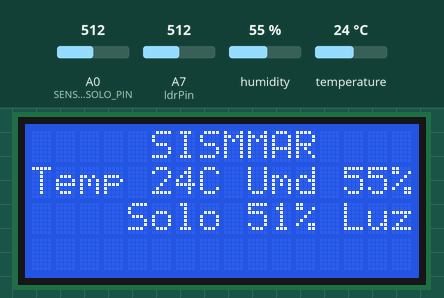
The sketch below on a simulated Arduino Nano, built with avr-gcc and run on an emulated ATmega328P. On the bench: 16×4 character LCD. Inputs (shaded band) come from the test bench; at power-on: humidity 55 %, A0 (SENSOR_SOLO_PIN) = 512, temperature 24 °C, A7 (ldrPin) = 512. What the sketch prints to the serial monitor is not drawn.

Above: at 6.7 s.
6.8 s: humidity set to 22 %
At 13.2 s:
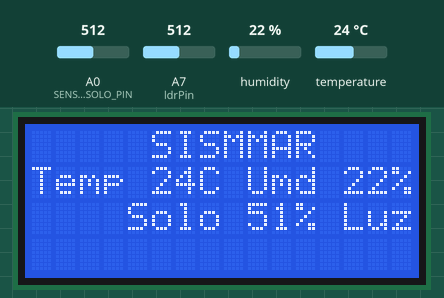
13.7 s: A0 (SENSOR_SOLO_PIN) set to 716
At 19.2 s:
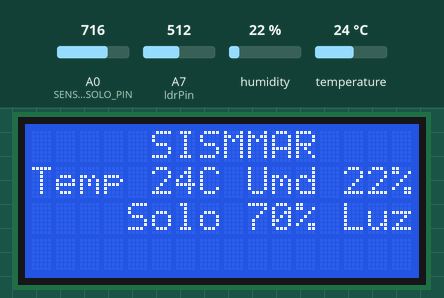
19.7 s: temperature set to 12 °C
At 25.3 s:
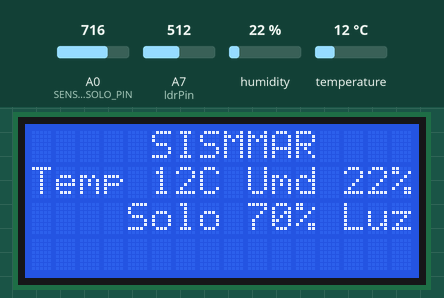
25.8 s: A0 (SENSOR_SOLO_PIN) set to 992
At 31.3 s:
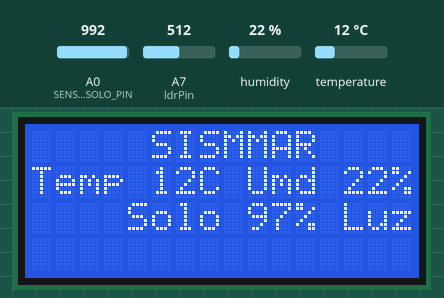
31.9 s: humidity set to 40 %
At 37.3 s:
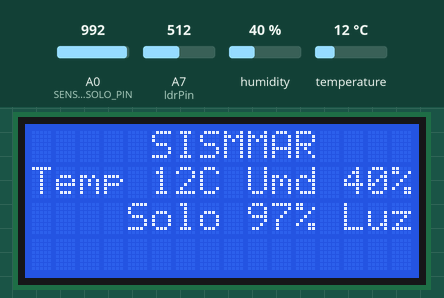
37.9 s: A0 (SENSOR_SOLO_PIN) set to 306
At 43.3 s:
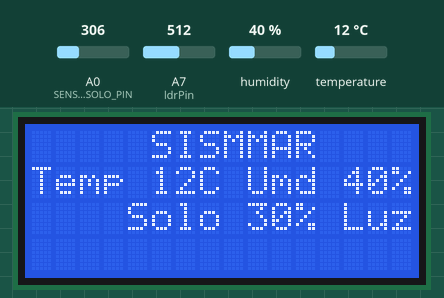
Timing chart, 0 to 44.8 s (numbered marks = the images above; inputs shaded):
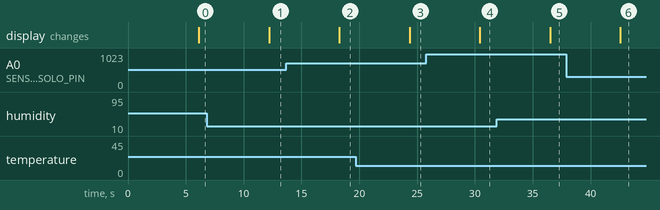

The sketch:

SISMMAR-4-Teste-Geral-Sensores.ino
```cpp
/*****************************************************************
*Configuração e teste geral dos sensores
*DTH11, LDR, Humidade de solo.
*Denisson Silva - 08 de março de 2021
******************************************************************/

//Bibliotecas do DHT11
#include <DHT.h>
#include <DHT_U.h>

//Bibliotecas LCD I2C
#include <Wire.h>
#include <LiquidCrystal_I2C.h>

//Definicoes do DHT11
#define DHTPIN 5 //pino de saida de dados
#define DHTTYPE DHT11 //tipo do sensor

//Definicoes Sensor de humidade deSolo
#define SENSOR_SOLO_PIN 0 //Entrada do sensor de umidade de solo
#define SUS_VCC 7 //Sensor Umidade Solo VCC
#define SUS_GND 6 //Sensor Umidade Solo GND

//Inicializacao DHT11
DHT dht(DHTPIN, DHTTYPE);

//Inicializacao LCD I2C
LiquidCrystal_I2C lcd(0x27,2,1,0,4,5,6,7,3, POSITIVE);

//Variaveis DHT11
int tempDHT;
int umdDHT;

//Variaveis LDR
int ldrPin = A7; //LDR no pino analogico A7
int ldrValor = 0;

//Variaveis SOLO
int umdSolo;

void setup() {
    Serial.begin(9600); //Inicia o monitor serial
    Serial.println("***** Teste Geral Sensores *****");
    //Setup LDR
    pinMode(ldrPin, INPUT);

    //Setup SOLO
    pinMode(SUS_VCC, OUTPUT);
    pinMode(SUS_GND, OUTPUT);

    //Setup DHT11
    dht.begin();

    //Setup LCD I2C
    lcd.begin (16,4);
}

void loop() {
    delay(2000);
    lerSensores();
    printSerial();
    printLCD();
}

//************FUNCOES****************//

void lerSensores(void){
    tempDHT = dht.readTemperature();
    umdDHT = dht.readHumidity();
    ldrValor = getLumen(ldrPin);
    umdSolo = getUmdSolo();
}

int getLumen(int ldrPino){
    int ldrValor = 0;
    for(int i = 0; i < 10; i++){ //Le 10 medicoes do LDR e as soma.
        ldrValor = ldrValor + analogRead(ldrPino);
        delay(100);
    }
    ldrValor = ldrValor / 10; //Calculo da média aritmética das medicoes.
    ldrValor = map(ldrValor, 1023, 0, 100, 0); //Escuro:0%, Claro:100%.
    delay(1000);
    return ldrValor;
}

int getUmdSolo(){
    int umdValor;
    digitalWrite(SUS_VCC, LOW); //Direciona a corrente eletrica.
    digitalWrite(SUS_GND, HIGH);
    delay(1000); //Aguarda 1s para o direcionamento ter efeito.
    umdValor = analogRead(SENSOR_SOLO_PIN);

    digitalWrite(SUS_VCC, HIGH); //Inverte a direcao da corrente eletrica.
    digitalWrite(SUS_GND, LOW);
    delay(1000); //Aguarda 1s para a inversao ter efeito.
    digitalWrite(SUS_VCC, LOW); //Para a corrente eletrica.

    umdValor = map(umdValor, 1023, 0, 100, 0);
    return umdValor;
}

void printSerial(){
    Serial.print("Temp DHT => ");
    Serial.print(tempDHT);
    Serial.print("oC  Umd-AR => ");
    Serial.print(umdDHT);
    Serial.print("%  Luminosidade => ");
    Serial.print(ldrValor);
    Serial.print("%  Umd-Solo => ");
    Serial.print(umdSolo);
    Serial.println("%");
}

void printLCD(){
    lcd.setBacklight(HIGH);
    lcd.setCursor(5,0);
    lcd.print("SISMMAR");
    lcd.setCursor(0,1);
    lcd.print("Temp ");
    lcd.print(tempDHT);
    lcd.setCursor(7,1);
    lcd.print("C Umd ");
    lcd.print(umdDHT);
    lcd.print("%");
    lcd.setCursor(0,2);
    lcd.print("Solo ");
    lcd.print(umdSolo);
    lcd.setCursor(7,2);
    lcd.print("% Luz ");
    lcd.print(ldrValor);
    lcd.print("%");
}
```

Measured:
- after the input at 6.8 s, the display: changes after 5.4 s (image 1)
- after the input at 13.7 s, the display: changes after 4.6 s (image 2)
- after the input at 19.7 s, the display: changes after 4.7 s (image 3)
- after the input at 25.8 s, the display: changes after 4.6 s (image 4)
- after the input at 31.9 s, the display: changes after 4.6 s (image 5)
- after the input at 37.9 s, the display: changes after 4.7 s (image 6)
